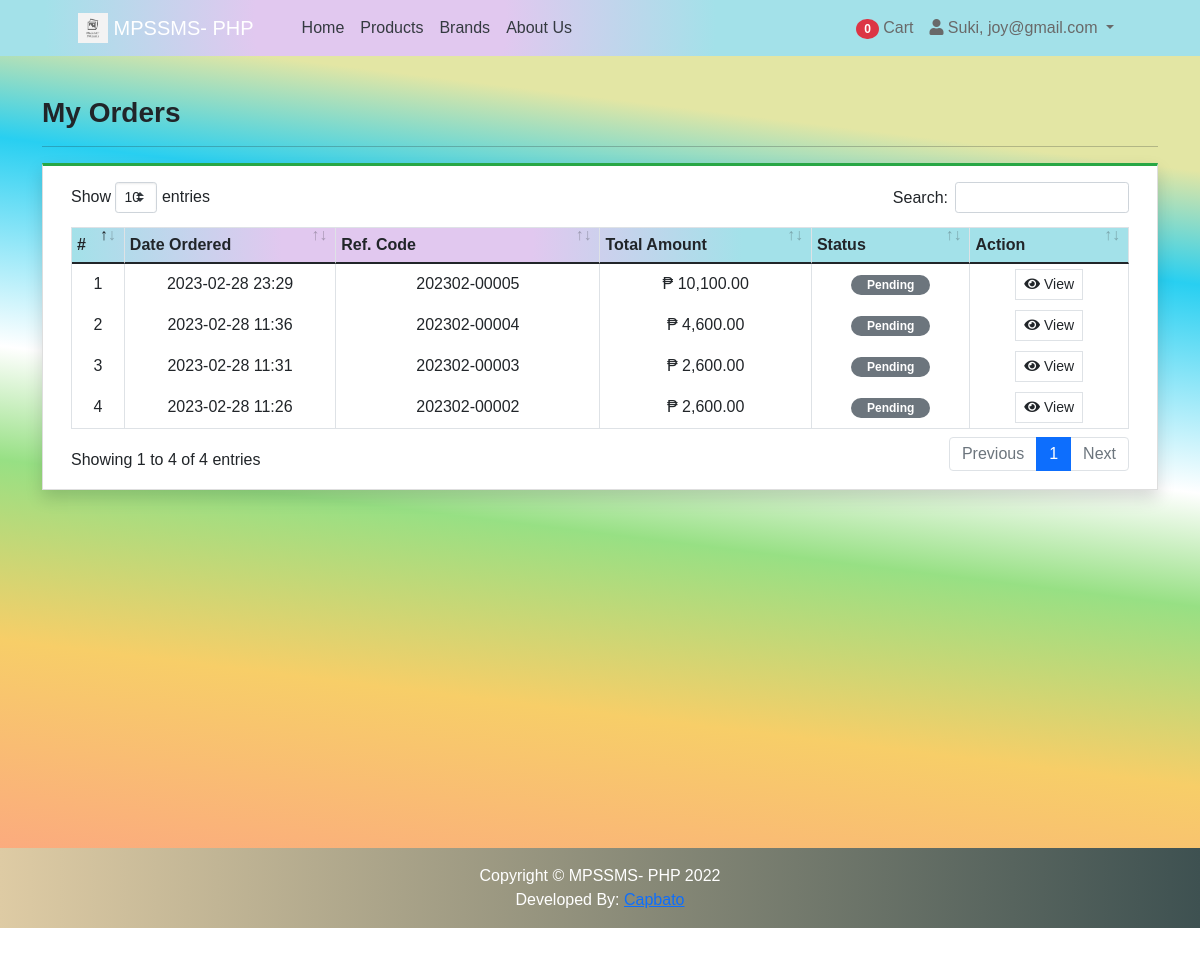
Screenshot of /?p=my_orders (signed in) with the database file from the repository.
### tables this page shows
CREATE TABLE `order_list` (
  `id` int(55) NOT NULL,
  `ref_code` varchar(100) NOT NULL,
  `client_id` int(30) NOT NULL,
  `total_amount` float NOT NULL DEFAULT 0,
  `delivery_address` text NOT NULL,
  `status` tinyint(1) NOT NULL DEFAULT 0 COMMENT '0=pending,1 = packed, 2 = for delivery, 3 = on the way, 4 = delivered, 5=cancelled',
  `date_created` datetime NOT NULL DEFAULT current_timestamp(),
  `date_updated` datetime DEFAULT NULL ON UPDATE current_timestamp()
);

### classes/DBConnection.php (called while the page is built, shortened)
<?php
class DBConnection{
    private $host = DB_SERVER;
    private $username = DB_USERNAME;
    private $password = DB_PASSWORD;
    private $database = DB_NAME;
    public $conn;
    public function __construct(){
        if (!isset($this->conn)) {
            $this->conn = new mysqli($this->host, $this->username, $this->password, $this->database);
        }
    }
}
?>

### my_orders.php (the view, shortened to what this page needs)
<div class="content py-5 mt-5" style="height:100vh;background-color: #FBAB7E;
background-image: linear-gradient(7deg, #FBAB7E 0%, #F7CE68 22%, #97e084 41%, #ffffff 53%, #28cff1 75%, #e3e6a4 87%);">
    <div class="container">
        <h3><b>My Orders</b></h3>
        <hr>
        <div class="card card-outline card-success shadow rounded-0">
            <div class="card-body">
                <div class="container-fluid">
                    <table class="table table-stripped table-bordered">
                        <colgroup>
                            <col width="5%">
                            <col width="20%">
                            <col width="25%">
                            <col width="20%">
                            <col width="15%">
                            <col width="15%">
                        </colgroup>
                        <thead style="background-image: radial-gradient( circle 588px at 31.7% 40.2%,  rgba(225,200,239,1) 21.4%, rgba(163,225,233,1) 57.1% );">
                            <tr>
                                <th>#</th>
                                <th>Date Ordered</th>
                                <th>Ref. Code</th>
                                <th>Total Amount</th>
                                <th>Status</th>
                                <th>Action</th>
                            </tr>
                        </thead>
                        <tbody>
                            <?php
                            $i = 1;
                            $orders = $conn->query("SELECT * FROM `order_list` where client_id = '{$_settings->userdata('id')}' order by unix_timestamp(date_created) desc ");
                            while($row = $orders->fetch_assoc()):
                            ?>
                                <tr style="text-align:center;">
                                    <td class="text-center"><?= $i++ ?></td>
                                    <td><?= date("Y-m-d H:i", strtotime($row['date_created'])) ?></td>
                                    <td><?= $row['ref_code'] ?></td>
                                    <td>&#8369; <?= number_format($row['total_amount']+100,2) ?></td>
                                    <td>
                                        <?php if($row['status'] == 0): ?>
                                            <span class="badge badge-secondary px-3 rounded-pill">Pending</span>
                                        <?php elseif($row['status'] == 1): ?>
                                            <span class="badge badge-primary px-3 rounded-pill">Packed</span>
                                        <?php elseif($row['status'] == 2): ?>
                                            <span class="badge badge-success px-3 rounded-pill">For Delivery</span>
                                        <?php elseif($row['status'] == 3): ?>
                                            <span class="badge badge-warning px-3 rounded-pill">On the Way</span>
                                        <?php elseif($row['status'] == 4): ?>
                                            <span class="badge badge-default bg-gradient-teal px-3 rounded-pill">Delivered</span>
                                        <?php else: ?>
                                            <span class="badge badge-danger px-3 rounded-pill">Cancelled</span>
                                        <?php endif; ?>
                                    </td>
                                    <td>
                                        <button class="btn btn-flat btn-sm btn-default border view_data" type="button" data-id="<?= $row['id'] ?>"><i class="fa fa-eye"></i> View</button>
                                    </td>
                                </tr>
                            <?php endwhile; ?>
                        </tbody>
                    </table>
                </div>
            </div>
        </div>
    </div>
</div>

### my_orders.php (style rules this page uses)
body { font-family: Helvetica, sans-serif; }

### index.php (style rules this page uses)
body { font-family: Helvetica, sans-serif; }

### rows the page displays
order_list: date_created "2023-02-28 23:29", ref_code "202302-00005", $row['total_amount']+100 "10,100.00", status "Pending"
order_list: date_created "2023-02-28 11:36", ref_code "202302-00004", $row['total_amount']+100 "4,600.00", status "Pending"
order_list: date_created "2023-02-28 11:31", ref_code "202302-00003", $row['total_amount']+100 "2,600.00", status "Pending"
order_list: date_created "2023-02-28 11:26", ref_code "202302-00002", $row['total_amount']+100 "2,600.00", status "Pending"

### other values shown
$_settings->info('short_name') "MPSSMS- PHP"
$cart_count "0"
$_settings->userdata('email') "joy@gmail.com"
